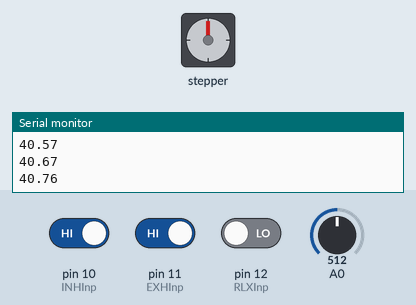
Simulated run of this sketch. Board: Arduino Uno, built with avr-gcc and run on an emulated ATmega328P. Shown: stepper motor, the last lines printed to the serial monitor. Wiring (inferred from the names in the program): stepper motor driver (800 steps per turn assumed): step pin 9; direction pin 8. The inputs (shaded band) are chosen by the test bench; at power-on: pin 10 (INHInp) HIGH, pin 11 (EXHInp) HIGH, A0 = 512, pin 12 (RLXInp) LOW.

Above: at 1.2 s.
1.3 s: pin 10 (INHInp) driven LOW
At 1.78 s:
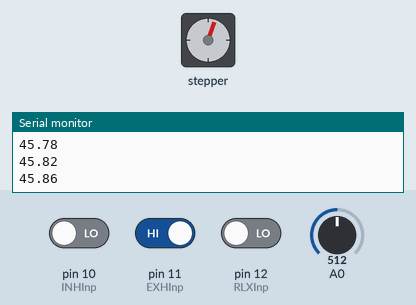
4.3 s: pin 11 (EXHInp) driven LOW
At 4.3 s:
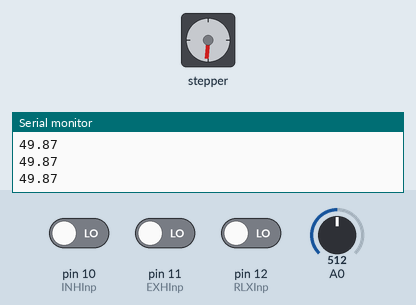
5.8 s: pin 11 (EXHInp) driven HIGH
At 6.27 s:
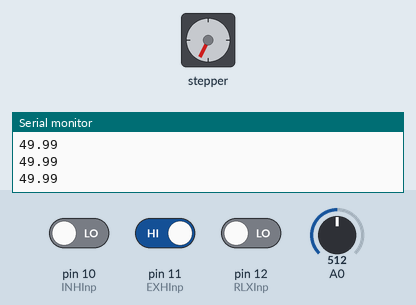
8.8 s: A0 set to 0
11.8 s: A0 set to 122
Timing chart, 0 to 15.8 s (numbered marks = the images above; inputs shaded):
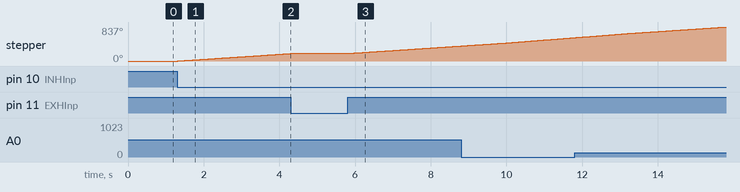

The sketch:

Motor_Vent_V2.ino
```cpp
#include "Filter.h"
int InputValue;
float SmoothInp;
float SmoothInp_val;


//Auto-reset...........................................INICIALIZACION
int resetcont = 0;
long T_on;

//Computo............................................INICIALIZACION
ExponentialFilter<float> FilteredInput(1, 0);
float sample1;
float sample2;
float sample3;
float sample4;
float sample5;
bool Rise;
bool Fall;
bool Hold;

//Inputs............................................INICIALIZACION
int INHState = 0;
int EXHState = 0;
int RLXState = 0;
bool INH;
bool EXH;
bool RLX;
int INHInp = 10;
int EXHInp = 11;
int RLXInp = 12;

//Stepper..............................................INICIALIZACION
int Pot = 0;
float Tiempo_f = 0.0;
int Tiempo_int = 0;
int Encendido = 0;
#define dirPin 8
#define stepPin 9
#define stepsPerRevolution 800

void setup() {
  Serial.begin(9600);
  pinMode(dirPin, OUTPUT);
  pinMode(stepPin, OUTPUT);
  pinMode(INHInp, INPUT);
  pinMode(EXHInp, INPUT);
  pinMode(RLXInp, INPUT);

  // TIMER 1 for interrupt frequency 1 Hz:
  cli(); // stop interrupts
  TCCR1A = 0; // set entire TCCR1A register to 0
  TCCR1B = 0; // same for TCCR1B
  TCNT1  = 0; // initialize counter value to 0
  // set compare match register for 50 Hz increments
  OCR1A = 52082; // = 16000000 / (8 * 50) - 1 (must be <65536)
  // turn on CTC mode
  TCCR1B |= (1 << WGM12);
  // Set CS12, CS11 and CS10 bits for 8 prescaler
  TCCR1B |= (0 << CS12) | (1 << CS11) | (0 << CS10);
  // enable timer compare interrupt
  TIMSK1 |= (1 << OCIE1A);
  sei(); // allow interrupts
}

void(* resetFunc) (void) = 0;
//Interrupcion 1 Segundo..................................OPERATIVO
ISR(TIMER1_COMPA_vect) {
  T_on = T_on + 1;
  if (T_on == 1) {
    sample1 = SmoothInp_val;
  }
  if (T_on == 2) {
    sample2 = SmoothInp_val;
  }
  if (T_on == 3) {
    sample3 = SmoothInp_val;
  }
  if (T_on == 4) {
    sample4 = SmoothInp_val;
  }
  if (T_on == 5) {
    sample5 = SmoothInp_val;
    T_on = 0;
  }
  if (sample5 > sample4 && sample4 > sample3 && sample3 > sample2 && sample2 > sample1) {
    Rise = true;
    Fall = false;
    INH = true;
    EXH = false;
  }
  if (sample5 < sample4 && sample4 < sample3 && sample3 < sample2 && sample2 < sample1) {
    Rise = false;
    Fall = true;
    INH = false;
    EXH = true;
  }
}

void pulseCounter()
{

}

void loop() {
  //Computo de señales......................................OPERATIVO

  InputValue = analogRead(A0);
  InputValue = map(InputValue, 0, 1023, 0, 100);
  SmoothInp = float(InputValue);
  FilteredInput.Filter(SmoothInp);
  SmoothInp_val = FilteredInput.Current();
  Tiempo_f = (SmoothInp_val * 2000.0) / 100;
  Tiempo_f = map(Tiempo_f, 0.0, 2000.0, 0, 2000.0);
  Tiempo_int = int(Tiempo_f);

  //Input...................................................OPERATIVO

  INHState = digitalRead(INHInp);
  EXHState = digitalRead(EXHInp);
  RLXState = digitalRead(RLXInp);

  //Motor...................................................OPERATIVO
  if (INHState == false) {
    digitalWrite(dirPin, HIGH);
    digitalWrite(stepPin, HIGH);
    delayMicroseconds(Tiempo_int);
    digitalWrite(stepPin, LOW);
    delayMicroseconds(Tiempo_int);
  }

  if (EXHState == false) {
    digitalWrite(dirPin, LOW);
    digitalWrite(stepPin, HIGH);
    delayMicroseconds(Tiempo_int);
    digitalWrite(stepPin, LOW);
    delayMicroseconds(Tiempo_int);
  }

  //Transmision...............................................OPERATIVO

  Serial.println(SmoothInp_val);
  delay(1);

}
```

Measured:
- after the input at 1.3 s, stepper: keeps turning clockwise at about 62°/s, starting at once
- after the input at 4.3 s, stepper: stops changing and stays 185°
- after the input at 5.8 s, stepper: keeps turning clockwise at about 62°/s, starting at once
